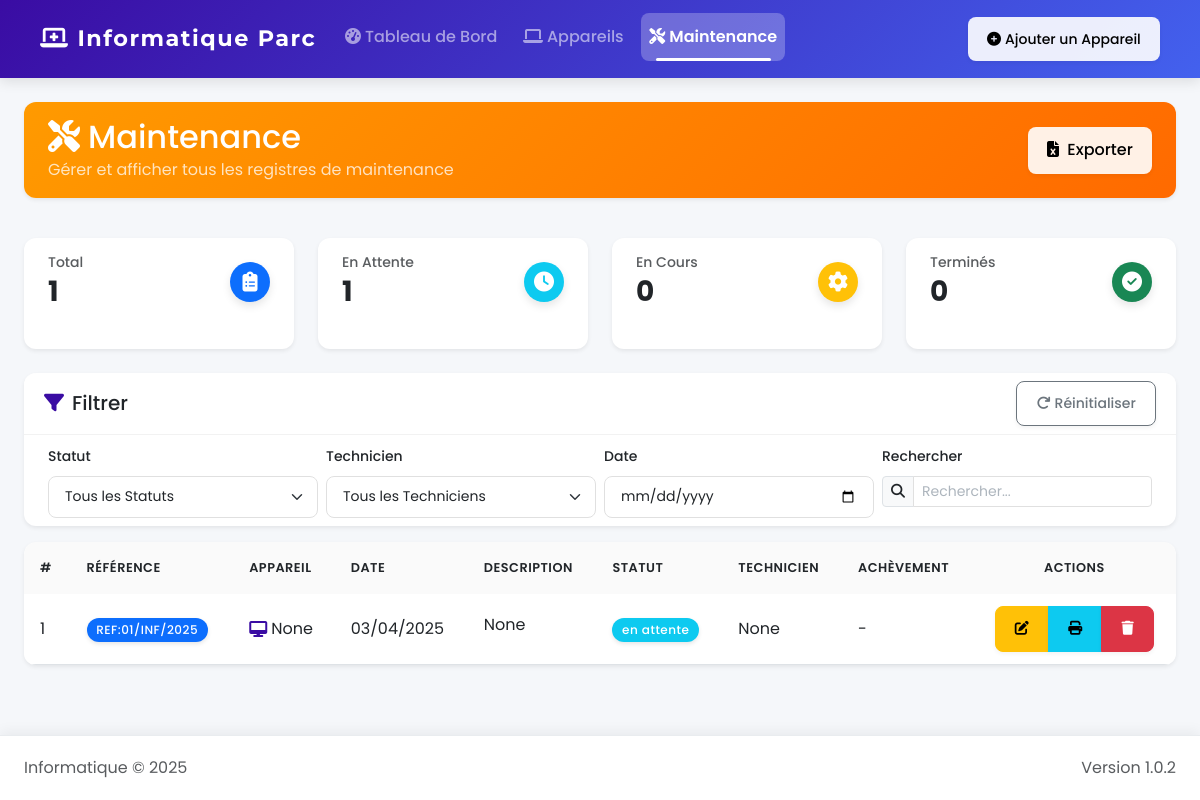
The app's page /maintenance with its own data.
### app.py (models this page shows, shortened)
class MaintenanceRecord(db.Model):
    id = db.Column(db.Integer, primary_key=True)
    device_id = db.Column(db.Integer, db.ForeignKey('device.id'), nullable=False)
    reference = db.Column(db.String(20))  # Add this line for the reference field
    maintenance_date = db.Column(db.Date, nullable=False)
    issue_description = db.Column(db.Text, nullable=False)
    actions_taken = db.Column(db.Text)
    status = db.Column(db.String(20), default='en attente')
    technician = db.Column(db.String(100), nullable=False)
    completion_date = db.Column(db.Date)
    notes = db.Column(db.Text)

class Device(db.Model):
    id = db.Column(db.Integer, primary_key=True)
    name = db.Column(db.String(100), nullable=False)
    type = db.Column(db.String(50), nullable=False)
    serial_number = db.Column(db.String(100), nullable=False, unique=True)
    status = db.Column(db.String(20), default='actif')
    assigned_to = db.Column(db.String(100))
    service = db.Column(db.String(100))
    department = db.Column(db.String(100))
    mac_address = db.Column(db.String(17))
    notes = db.Column(db.Text)
    maintenance_records = db.relationship('MaintenanceRecord', backref='device', lazy=True, cascade="all, delete-orphan")

### app.py (the view)
@app.route('/maintenance')
def maintenance():
    maintenance_records = MaintenanceRecord.query.order_by(MaintenanceRecord.maintenance_date.desc()).all()
    return render_template('maintenance.html', maintenance_records=maintenance_records)

### app.py (called while the page is built)
@app.context_processor
def utility_processor():
    return dict(now=datetime.now)

### templates/maintenance.html (shortened to what this page needs)
{% extends "layout.html" %}
{% block content %}
<div class="container-fluid px-0">
    <div class="row mb-3">
        <div class="col-md-12">
            <div class="card shadow-sm border-0 bg-gradient-warning text-white">
                <div class="card-body py-3">
                    <div class="d-flex flex-column flex-md-row justify-content-between align-items-start align-items-md-center">
                        <div class="mb-3 mb-md-0">
                            <h2 class="mb-0"><i class="fas fa-tools me-2"></i>Maintenance</h2>
                            <p class="mb-0 opacity-75">Gérer et afficher tous les registres de maintenance</p>
                        </div>
                        <div>
                            <a href="{{ url_for('export_maintenance_excel') }}" class="btn btn-light">
                                <i class="fas fa-file-excel me-1"></i> Exporter
                            </a>
                        </div>
                    </div>
                </div>
            </div>
        </div>
    </div>
    <div class="row mb-3">
        <div class="col-6 col-md-3 mb-2">
            <div class="card shadow-sm border-0 h-100 stats-card">
                <div class="card-body py-2 py-md-3">
                    <div class="d-flex justify-content-between align-items-center">
                        <div>
                            <h6 class="text-muted mb-1 small">Total</h6>
                            <h3 class="mb-0 fw-bold" id="total-records">{{ maintenance_records|length }}</h3>
                        </div>
                        <div class="icon-circle bg-primary">
                            <i class="fas fa-clipboard-list fa-lg text-white"></i>
                        </div>
                    </div>
                </div>
            </div>
        </div>
        <div class="col-6 col-md-3 mb-2">
            <div class="card shadow-sm border-0 h-100 stats-card">
                <div class="card-body py-2 py-md-3">
                    <div class="d-flex justify-content-between align-items-center">
                        <div>
                            <h6 class="text-muted mb-1 small">En Attente</h6>
                            <h3 class="mb-0 fw-bold" id="pending-records">0</h3>
                        </div>
                        <div class="icon-circle bg-info">
                            <i class="fas fa-clock fa-lg text-white"></i>
                        </div>
                    </div>
                </div>
            </div>
        </div>
        <div class="col-6 col-md-3 mb-2">
            <div class="card shadow-sm border-0 h-100 stats-card">
                <div class="card-body py-2 py-md-3">
                    <div class="d-flex justify-content-between align-items-center">
                        <div>
                            <h6 class="text-muted mb-1 small">En Cours</h6>
                            <h3 class="mb-0 fw-bold" id="in-progress-records">0</h3>
                        </div>
                        <div class="icon-circle bg-warning">
                            <i class="fas fa-cog fa-lg text-white"></i>
                        </div>
                    </div>
                </div>
            </div>
        </div>
        <div class="col-6 col-md-3 mb-2">
            <div class="card shadow-sm border-0 h-100 stats-card">
                <div class="card-body py-2 py-md-3">
                    <div class="d-flex justify-content-between align-items-center">
                        <div>
                            <h6 class="text-muted mb-1 small">Terminés</h6>
                            <h3 class="mb-0 fw-bold" id="completed-records">0</h3>
                        </div>
                        <div class="icon-circle bg-success">
                            <i class="fas fa-check-circle fa-lg text-white"></i>
                        </div>
                    </div>
                </div>
            </div>
        </div>
    </div>
    <div class="card shadow-sm mb-3">
        <div class="card-header bg-white py-2">
            <div class="d-flex justify-content-between align-items-center">
                <h5 class="mb-0"><i class="fas fa-filter me-2 text-primary"></i>Filtrer</h5>
                <button class="btn btn-sm btn-outline-secondary" id="reset-filters">
                    <i class="fas fa-redo me-1"></i>Réinitialiser
                </button>
            </div>
        </div>
        <div class="card-body py-2">
            <div class="row g-2">
                <div class="col-6 col-md-3">
                    <label for="status-filter" class="form-label small">Statut</label>
                    <select id="status-filter" class="form-select form-select-sm">
                        <option value="">Tous les Statuts</option>
                    </select>
                </div>
                <div class="col-6 col-md-3">
                    <label for="technician-filter" class="form-label small">Technicien</label>
                    <select id="technician-filter" class="form-select form-select-sm">
                        <option value="">Tous les Techniciens</option>
                        {% set technicians = [] %}
                    </select>
                </div>
                <div class="col-6 col-md-3">
                    <label for="date-filter" class="form-label small">Date</label>
                    <input type="date" id="date-filter" class="form-control form-control-sm">
                </div>
                <div class="col-6 col-md-3">
                    <label for="search-input" class="form-label small">Rechercher</label>
                    <div class="input-group input-group-sm">
                        <span class="input-group-text"><i class="fas fa-search"></i></span>
                        <input type="text" id="search-input" class="form-control" placeholder="Rechercher...">
                    </div>
                </div>
            </div>
        </div>
    </div>
    <div class="card shadow-sm">
        <div class="card-body p-0">
            <div class="table-responsive">
                <table class="table table-hover table-sm mb-0" id="maintenance-table">
                    <thead class="table-light">
                        <tr>
                            <th class="border-0">#</th>
                            <th class="border-0 d-none d-md-table-cell">Référence</th>
                            <th class="border-0">Appareil</th>
                            <th class="border-0">Date</th>
                            <th class="border-0 d-none d-md-table-cell">Description</th>
                            <th class="border-0">Statut</th>
                            <th class="border-0 d-none d-md-table-cell">Technicien</th>
                            <th class="border-0 d-none d-md-table-cell">Achèvement</th>
                            <th class="border-0 text-center">Actions</th>
                        </tr>
                    </thead>
                    <tbody>
                        {% for record in maintenance_records %}
                        <tr data-status="{{ record.status }}" data-technician="{{ record.technician }}" data-date="{{ record.maintenance_date.strftime('%Y-%m-%d') }}">
                            <td>{{ record.id }}</td>
                            <td class="d-none d-md-table-cell">
                                <span class="badge bg-primary text-white">
                                    {{ record.reference or 'MAINT-' + record.id|string }}
                                </span>
                            </td>
                            <td>
                                <div class="d-flex align-items-center">
                                    {% if record.device.type == 'ordinateur de bureau' %}
                                        <i class="fas fa-desktop text-primary me-1"></i>
                                    {% elif record.device.type == 'ordinateur portable' %}
                                        <i class="fas fa-laptop text-primary me-1"></i>
                                    {% else %}
                                        <i class="fas fa-hdd text-primary me-1"></i>
                                    {% endif %}
                                    <span class="d-inline-block text-truncate" style="max-width: 120px;">{{ record.device.name }}</span>
                                </div>
                            </td>
                            <td>{{ record.maintenance_date.strftime('%d/%m/%Y') }}</td>
                            <td class="d-none d-md-table-cell">
                                <span class="d-inline-block text-truncate" style="max-width: 200px;">{{ record.issue_description }}</span>
                            </td>
                            <td>
                                <span class="badge rounded-pill bg-{{ 'success' if record.status == 'terminé' else 'warning' if record.status == 'en cours' else 'info' }}">
                                    {{ record.status }}
                                </span>
                            </td>
                            <td class="d-none d-md-table-cell">{{ record.technician or '-' }}</td>
                            <td class="d-none d-md-table-cell">{{ record.completion_date.strftime('%d/%m/%Y') if record.completion_date else '-' }}</td>
                            <td class="text-center">
                                <div class="btn-group">
                                    <a href="{{ url_for('edit_maintenance', record_id=record.id) }}" class="btn btn-sm btn-warning" data-bs-toggle="tooltip" title="Modifier">
                                        <i class="fas fa-edit"></i>
                                    </a>
                                    <a href="{{ url_for('print_maintenance', record_id=record.id) }}" class="btn btn-sm btn-info" data-bs-toggle="tooltip" title="Imprimer" target="_blank">
                                        <i class="fas fa-print"></i>
                                    </a>
                                    <a href="{{ url_for('delete_maintenance', record_id=record.id) }}" class="btn btn-sm btn-danger" data-bs-toggle="tooltip" title="Supprimer" onclick="return confirmDelete(event, 'Êtes-vous sûr de vouloir supprimer ce registre de maintenance?')">
                                        <i class="fas fa-trash"></i>
                                    </a>
                                </div>
                            </td>
                        </tr>
                        {% endfor %}
                    </tbody>
                </table>
            </div>
        </div>
    </div>
</div>
{% endblock %}

### static/css/common-components.css (style rules this page uses)
:root { --primary-color: #3a6ea5; --secondary-color: #004e89; --accent-color: #ff6b6b; --success-color: #2ecc71; --warning-color: #f39c12; --danger-color: #e74c3c; --info-color: #3498db; --light-color: #f8f9fa; --dark-color: #343a40; --body-bg: #f5f7fa; --teal-color: #20c997; --indigo-color: #6610f2; --purple-color: #6f42c1; --orange-color: #fd7e14; }
.btn { border-radius: 0.5rem; font-weight: 500; transition: all 0.3s ease; box-shadow: 0 2px 4px rgba(0, 0, 0, 0.05); }
.card { border-radius: 0.75rem; border: none; box-shadow: 0 4px 12px rgba(0, 0, 0, 0.08); transition: all 0.3s ease; overflow: hidden; }
.card-header { border-bottom: 1px solid rgba(0, 0, 0, 0.05); background-color: #fff; padding: 1rem 1.25rem; font-weight: 600; }
.table th { font-weight: 600; color: var(--dark-color); background-color: rgba(0, 0, 0, 0.02); }
.form-control, .form-select { border-radius: 0.5rem; padding: 0.5rem 0.75rem; border: 1px solid #ced4da; transition: all 0.3s ease; }
.form-label { font-weight: 500; margin-bottom: 0.5rem; color: var(--dark-color); }
.badge { font-weight: 500; padding: 0.5em 0.8em; border-radius: 50rem; box-shadow: 0 2px 4px rgba(0, 0, 0, 0.1); transition: all 0.3s; }
.icon-circle { width: 40px; height: 40px; border-radius: 50%; display: flex; align-items: center; justify-content: center; transition: all 0.3s ease; }
.bg-gradient-warning { background: linear-gradient(135deg, var(--warning-color), #f1c40f); }

### static/css/style.css (style rules this page uses)
body { font-family: 'Poppins', sans-serif; background-color: var(--body-bg); color: var(--dark-color); line-height: 1.6; transition: background-color 0.3s ease; direction: ltr; min-height: 100vh; display: flex; flex-direction: column; }
.card { box-shadow: 0 4px 12px rgba(0, 0, 0, 0.08); margin-bottom: 1.5rem; border: none; border-radius: 0.75rem; transition: all 0.3s ease; overflow: hidden; }
.card-header { font-weight: 600; border-bottom: 1px solid rgba(0, 0, 0, 0.05); background-color: #fff; padding: 1rem 1.25rem; }
.card-body { padding: 1.5rem; }
.table { border-collapse: separate; border-spacing: 0; width: 100%; }
.table th { font-weight: 600; background-color: rgba(0, 0, 0, 0.02); border-top: none; padding: 1rem; color: var(--dark-color); }
.table td { padding: 0.75rem 1rem; vertical-align: middle; }
.table-hover tbody tr { transition: background-color 0.2s ease; }
.badge { font-weight: 500; padding: 0.5em 0.8em; border-radius: 50rem; letter-spacing: 0.5px; box-shadow: 0 2px 4px rgba(0, 0, 0, 0.1); transition: all 0.3s ease; }
.btn { border-radius: 0.5rem; font-weight: 500; padding: 0.5rem 1rem; transition: all 0.3s ease; position: relative; overflow: hidden; box-shadow: 0 2px 4px rgba(0, 0, 0, 0.05); }
.btn-sm { padding: 0.375rem 0.75rem; font-size: 0.875rem; border-radius: 0.375rem; }
.form-label { font-weight: 500; margin-bottom: 0.5rem; color: var(--dark-color); }
.form-control, .form-select { border: 1px solid #ced4da; border-radius: 0.5rem; padding: 0.5rem 0.75rem; transition: all 0.3s ease; }
.form-control::placeholder { color: #adb5bd; }
.stats-card { transition: all 0.3s ease; border-radius: 0.75rem; overflow: hidden; border: none; box-shadow: 0 4px 12px rgba(0, 0, 0, 0.08); }
.icon-circle { width: 40px; height: 40px; border-radius: 50%; display: flex; align-items: center; justify-content: center; transition: all 0.3s ease; box-shadow: 0 4px 8px rgba(0, 0, 0, 0.1); }
.text-primary { color: var(--primary-color) !important; }

### records on screen
MaintenanceRecord: id "1", reference "REF:01/INF/2025", device.name "None", maintenance_date "03/04/2025", issue_description "None", status "en attente", technician "None", completion_date "-"

### other values on screen
{{ maintenance_records|length }} "1"
